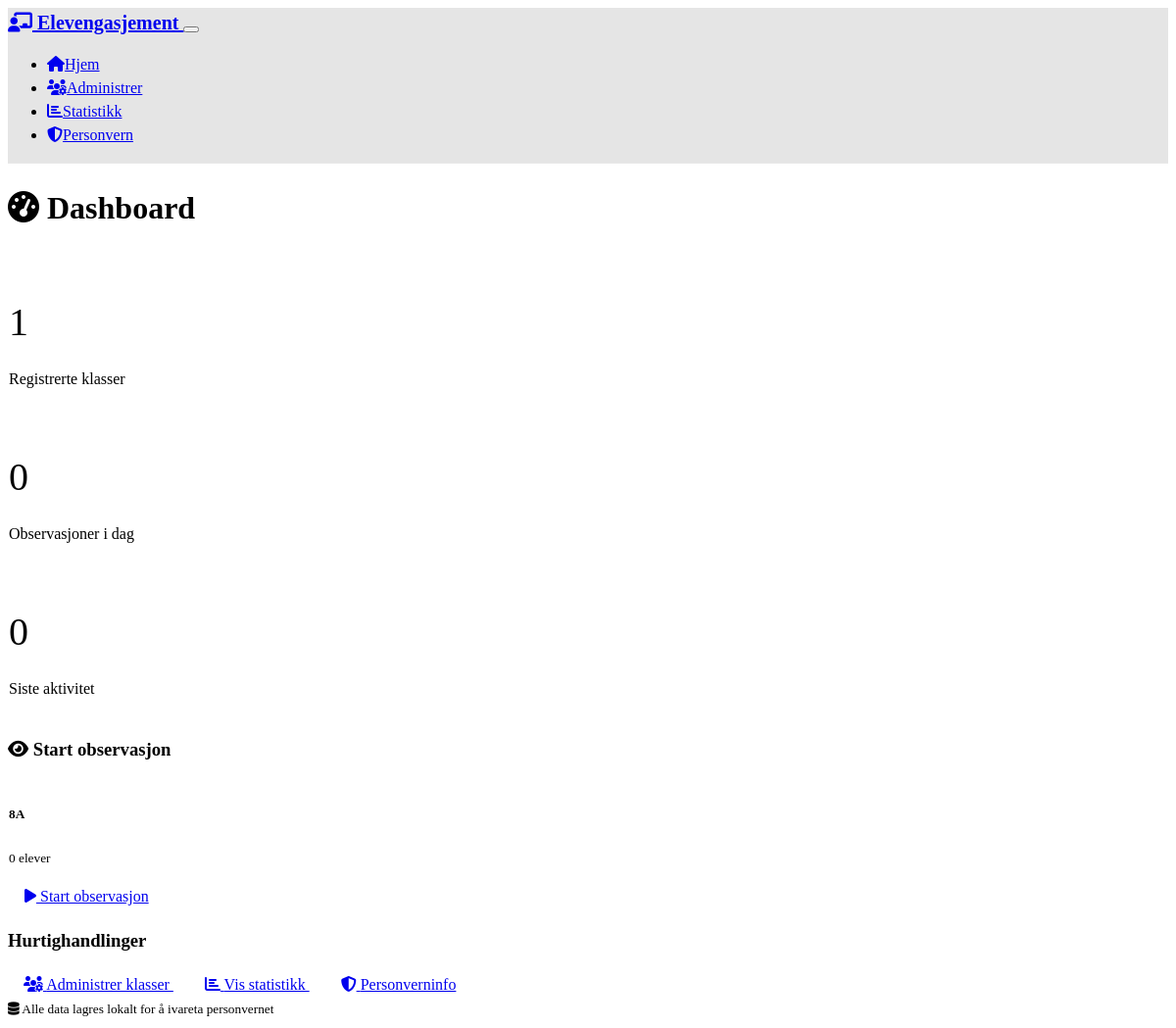
Before: / with the older database file.
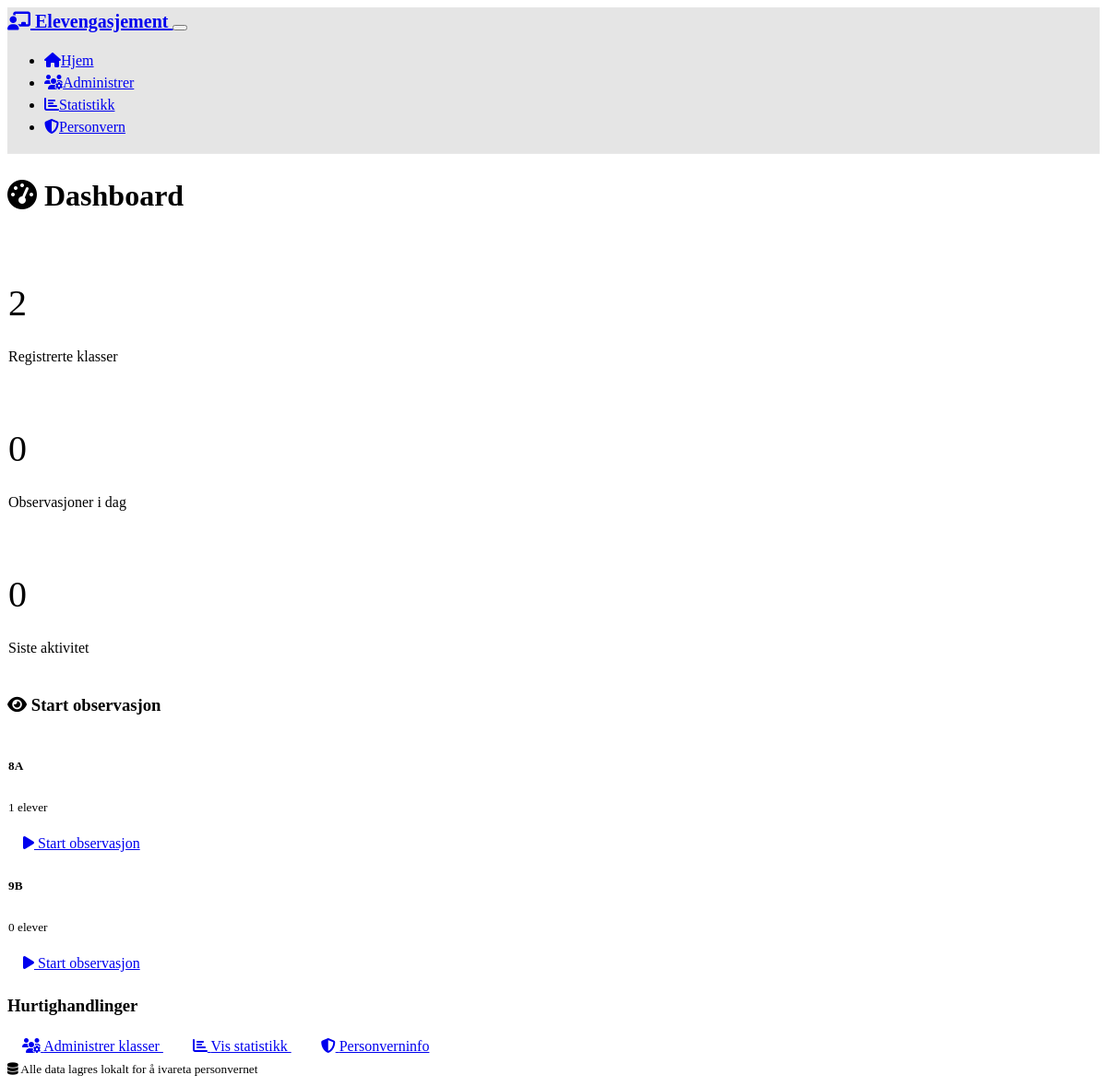
After: the same page with the newer database file.
### models.py (models this page shows, shortened)
class Class(db.Model):
    id = db.Column(db.Integer, primary_key=True)
    name = db.Column(db.String(50), unique=True, nullable=False)
    created_at = db.Column(db.DateTime, default=datetime.utcnow)
    students = db.relationship('Student', backref='class_ref', lazy=True, cascade='all, delete-orphan')

### app.py (the view)
@app.route('/')
def index():
    classes = Class.query.all()
    recent_observations = Observation.query.order_by(Observation.timestamp.desc()).limit(10).all()
    today_count = Observation.query.filter(
        func.date(Observation.timestamp) == date.today()
    ).count()
    return render_template('index.html',
                         classes=classes,
                         recent_observations=recent_observations,
                         today_count=today_count)

### templates/index.html (shortened to what this page needs)
{% extends "base.html" %}
{% block content %}
<div class="row">
    <div class="col-12">
        <h1 class="mb-4">
            <i class="fas fa-tachometer-alt me-2"></i>
            Dashboard
        </h1>
    </div>
</div>
<div class="row mb-4">
    <div class="col-md-4">
        <div class="card">
            <div class="card-body text-center">
                <h3 class="text-primary">{{ classes|length }}</h3>
                <p class="card-text">Registrerte klasser</p>
            </div>
        </div>
    </div>
    <div class="col-md-4">
        <div class="card">
            <div class="card-body text-center">
                <h3 class="text-success">{{ today_count }}</h3>
                <p class="card-text">Observasjoner i dag</p>
            </div>
        </div>
    </div>
    <div class="col-md-4">
        <div class="card">
            <div class="card-body text-center">
                <h3 class="text-info">{{ recent_observations|length }}</h3>
                <p class="card-text">Siste aktivitet</p>
            </div>
        </div>
    </div>
</div>
<div class="row mb-4">
    <div class="col-12">
        <h3>
            <i class="fas fa-eye me-2"></i>
            Start observasjon
        </h3>
        {% if classes %}
            <div class="row">
                {% for class in classes %}
                    <div class="col-md-6 col-lg-4 mb-3">
                        <div class="card">
                            <div class="card-body">
                                <h5 class="card-title">{{ class.name }}</h5>
                                <p class="card-text">
                                    <small class="text-muted">
                                        {{ class.students|length }} elever
                                    </small>
                                </p>
                                <a href="{{ url_for('observe_class', class_id=class.id) }}"
                                   class="btn btn-primary btn-sm">
                                    <i class="fas fa-play me-1"></i>
                                    Start observasjon
                                </a>
                            </div>
                        </div>
                    </div>
                {% endfor %}
            </div>
        {% else %}
            <div class="alert alert-info">
                <i class="fas fa-info-circle me-2"></i>
                Ingen klasser registrert ennå.
                <a href="{{ url_for('manage_classes') }}" class="alert-link">Legg til din første klasse</a>.
            </div>
        {% endif %}
    </div>
</div>
<div class="row mt-4">
    <div class="col-12">
        <h3>Hurtighandlinger</h3>
        <div class="d-grid gap-2 d-md-block">
            <a href="{{ url_for('manage_classes') }}" class="btn btn-outline-primary">
                <i class="fas fa-users-cog me-1"></i>
                Administrer klasser
            </a>
            <a href="{{ url_for('statistics') }}" class="btn btn-outline-info">
                <i class="fas fa-chart-bar me-1"></i>
                Vis statistikk
            </a>
            <a href="{{ url_for('privacy_info') }}" class="btn btn-outline-secondary">
                <i class="fas fa-shield-alt me-1"></i>
                Personverninfo
            </a>
        </div>
    </div>
</div>
{% endblock %}

Changed rows visible on the page:
computed for Class (number 1 of 2 on the later page): students|length "0" → "1"
added Class: name "9B", students|length "0"
Other visible differences:
{{ classes|length }}: "1" → "2"
